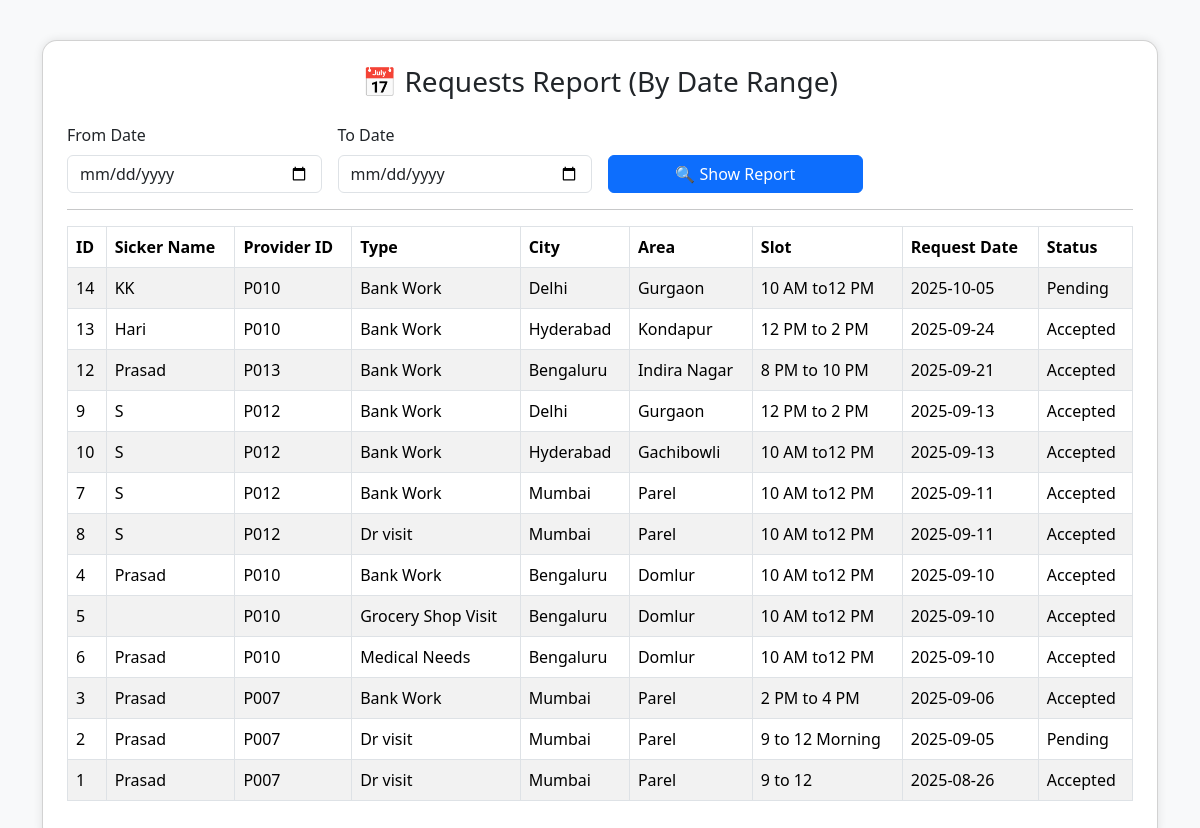
Page /requests_report.php on the committed database.
### tables this page shows
CREATE TABLE `requests` (
  `request_id` int(11) NOT NULL,
  `sicker_id` varchar(20) NOT NULL,
  `user_name` varchar(100) NOT NULL,
  `user_mobile` varchar(15) NOT NULL,
  `provider_id` varchar(20) NOT NULL,
  `request_type` varchar(100) NOT NULL,
  `city` varchar(50) NOT NULL,
  `area` varchar(50) NOT NULL,
  `slot` varchar(50) NOT NULL,
  `status` varchar(20) DEFAULT 'Pending',
  `rating` int(11) DEFAULT NULL,
  `time_spent` decimal(5,2) DEFAULT NULL,
  `request_date` datetime DEFAULT current_timestamp(),
  `note` text DEFAULT NULL
);

### requests_report.php (the view, shortened to what this page needs)
<?php
include 'db.php';
$from_date = isset($_GET['from_date']) ? $_GET['from_date'] : '';
$to_date   = isset($_GET['to_date']) ? $_GET['to_date'] : '';
$query = "SELECT * FROM requests WHERE 1";
$query .= " ORDER BY request_date DESC";
$stmt = $conn->prepare($query);
$stmt->execute();
$result = $stmt->get_result();
?>
<!DOCTYPE html>
<html lang="en">
<head>
  <link href="https://cdn.jsdelivr.net/npm/bootstrap@5.3.3/dist/css/bootstrap.min.css" rel="stylesheet">
</head>
<body>
<div class="container">
  <div class="card p-4">
    <h3 class="text-center mb-4">📅 Requests Report (By Date Range)</h3>
    <form method="GET" class="row g-3">
      <div class="col-md-3">
        <label class="form-label">From Date</label>
        <input type="date" name="from_date" value="<?php echo $from_date; ?>" class="form-control" required>
      </div>
      <div class="col-md-3">
        <label class="form-label">To Date</label>
        <input type="date" name="to_date" value="<?php echo $to_date; ?>" class="form-control" required>
      </div>
      <div class="col-md-3 align-self-end">
        <button type="submit" class="btn btn-primary w-100">🔍 Show Report</button>
      </div>
    </form>
    <hr>
    <?php
    if($result->num_rows > 0){
        echo '<div class="table-responsive">';
        echo '<table class="table table-bordered table-striped">';
        echo '<thead><tr>
                <th>ID</th>
                <th>Sicker Name</th>
                <th>Provider ID</th>
                <th>Type</th>
                <th>City</th>
                <th>Area</th>
                <th>Slot</th>
                <th>Request Date</th>
                <th>Status</th>
              </tr></thead><tbody>';
        while($row = $result->fetch_assoc()){
            $date_only = date('Y-m-d', strtotime($row['request_date']));
            echo '<tr>
                    <td>'.$row['request_id'].'</td>
                    <td>'.$row['user_name'].'</td>
                    <td>'.$row['provider_id'].'</td>
                    <td>'.$row['request_type'].'</td>
                    <td>'.$row['city'].'</td>
                    <td>'.$row['area'].'</td>
                    <td>'.$row['slot'].'</td>
                    <td>'.$date_only.'</td>
                    <td>'.$row['status'].'</td>
                  </tr>';
        }
        echo '</tbody></table></div>';
    } else {
        if(!empty($from_date) && !empty($to_date))
            echo '<div class="alert alert-warning text-center">No requests found between '.$from_date.' and '.$to_date.'.</div>';
        else
            echo '<div class="alert alert-info text-center">Please select a date range to view report.</div>';
    }
    ?>
  </div>
</div>
</body>
</html>

### requests_report.php (style rules this page uses)
body { background-color: #f8f9fa; }
.container { margin-top: 40px; }
.card { border-radius: 15px; box-shadow: 0 0 10px rgba(0,0,0,0.1); }
th { background-color: #007bff; color: white; }

### rows in the picture
requests: request_id "14", user_name "KK", provider "P010", request_type "Bank Work", city "Delhi", area "Gurgaon", slot "10 AM to12 PM", request_date "2025-10-05", status "Pending"
requests: request_id "13", user_name "Hari", provider "P010", request_type "Bank Work", city "Hyderabad", area "Kondapur", slot "12 PM to 2 PM", request_date "2025-09-24", status "Accepted"
requests: request_id "12", user_name "Prasad", provider "P013", request_type "Bank Work", city "Bengaluru", area "Indira Nagar", slot "8 PM to 10 PM", request_date "2025-09-21", status "Accepted"
requests: request_id "9", user_name "S", provider "P012", request_type "Bank Work", city "Delhi", area "Gurgaon", slot "12 PM to 2 PM", request_date "2025-09-13", status "Accepted"
requests: request_id "10", user_name "S", provider "P012", request_type "Bank Work", city "Hyderabad", area "Gachibowli", slot "10 AM to12 PM", request_date "2025-09-13", status "Accepted"
requests: request_id "7", user_name "S", provider "P012", request_type "Bank Work", city "Mumbai", area "Parel", slot "10 AM to12 PM", request_date "2025-09-11", status "Accepted"
requests: request_id "8", user_name "S", provider "P012", request_type "Dr visit", city "Mumbai", area "Parel", slot "10 AM to12 PM", request_date "2025-09-11", status "Accepted"
requests: request_id "4", user_name "Prasad", provider "P010", request_type "Bank Work", city "Bengaluru", area "Domlur", slot "10 AM to12 PM", request_date "2025-09-10", status "Accepted"
requests: request_id "5", provider "P010", request_type "Grocery Shop Visit", city "Bengaluru", area "Domlur", slot "10 AM to12 PM", request_date "2025-09-10", status "Accepted"
requests: request_id "6", user_name "Prasad", provider "P010", request_type "Medical Needs", city "Bengaluru", area "Domlur", slot "10 AM to12 PM", request_date "2025-09-10", status "Accepted"
requests: request_id "3", user_name "Prasad", provider "P007", request_type "Bank Work", city "Mumbai", area "Parel", slot "2 PM to 4 PM", request_date "2025-09-06", status "Accepted"
requests: request_id "2", user_name "Prasad", provider "P007", request_type "Dr visit", city "Mumbai", area "Parel", slot "9 to 12 Morning", request_date "2025-09-05", status "Pending"
requests: request_id "1", user_name "Prasad", provider "P007", request_type "Dr visit", city "Mumbai", area "Parel", slot "9 to 12", request_date "2025-08-26", status "Accepted"
